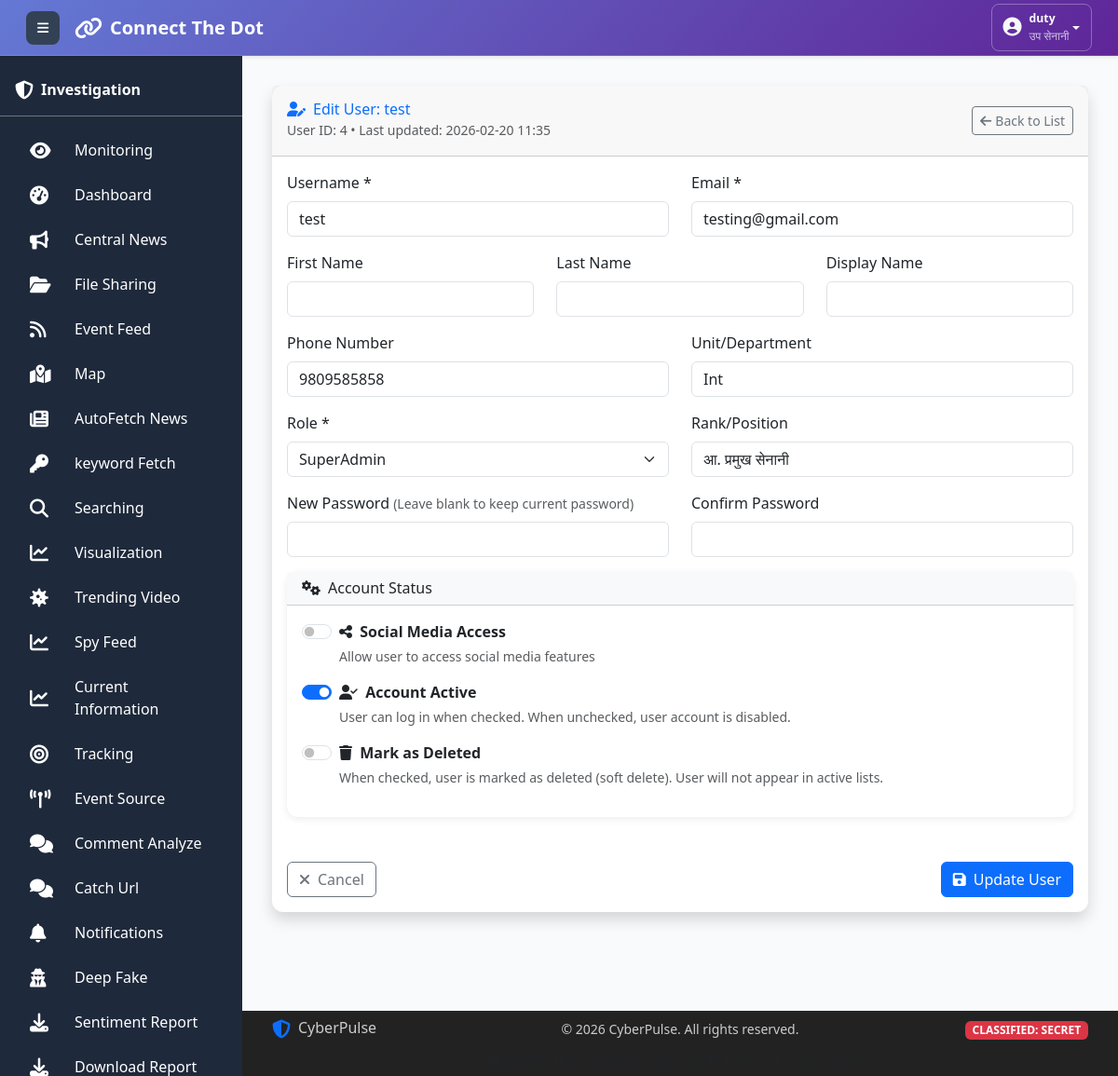
Page /users-4-edit/ (signed in) on the committed database.
### collect/models.py (models this page shows, shortened)
class User(AbstractUser):
    ROLE_CHOICES = [
        ('User', 'User'),
        ('CyberUser', 'CyberUser'),
        ('Admin', 'Admin'),
        ('SuperAdmin', 'SuperAdmin'),
    ]
    name = models.CharField(max_length=15, blank=True, null=True)
    email = models.EmailField(unique=True)
    phone = models.CharField(max_length=15, blank=True, null=True)
    unit = models.CharField(max_length=100, blank=True, null=True)
    role = models.CharField(
        max_length=20,
        choices=ROLE_CHOICES,
        default='User',
        help_text="User's functional role in the system"
    )
    rank = models.CharField(max_length=50, blank=True, null=True)
    social_media = models.BooleanField(
        default=False,
        help_text="Access to social media features"
    )
    created_at = models.DateTimeField(
        auto_now_add=True,
        help_text="Date when user was created"
    )
    updated_at = models.DateTimeField(
        auto_now=True,
        help_text="Date when user was last updated"
    )
    is_void = models.BooleanField(
        default=False,
    )

### collect/views.py (the view, shortened to what this page needs)
# urls.py: path('users-<int:user_id>-edit/', views.edit_user, name='edit_user'),
@login_required
def edit_user(request, user_id):
    if not check_access(request):
        return redirect('logout')  # Create this view
    """Edit user information"""
    if request.user.role not in ['SuperAdmin', 'Admin']:
        messages.error(request, "You don't have permission to edit users.")
        return redirect('user_list')
    user = get_object_or_404(User, id=user_id)
    if user.id == request.user.id and request.user.role != 'SuperAdmin':
        messages.warning(request, "You cannot edit your own role/status. Contact SuperAdmin.")
        return redirect('user_list')
    role_choices = User.ROLE_CHOICES
    context = {
        'user': user,
        'role_choices': role_choices,
    }
    return render(request, 'edit_user.html', context)

### templates/edit_user.html (shortened to what this page needs)
{% extends "base.html" %}
{% block content %}
<div class="container-fluid py-4">
    <div class="card shadow">
        <div class="card-header py-3 d-flex justify-content-between align-items-center">
            <div>
                <h6 class="m-0 font-weight-bold text-primary">
                    <i class="fas fa-user-edit me-2"></i>Edit User: {{ user.username }}
                </h6>
                <small class="text-muted">User ID: {{ user.id }} • Last updated: {{ user.updated_at|date:"Y-m-d H:i" }}</small>
            </div>
            <div>
                <a href="{% url 'user_list' %}" class="btn btn-outline-secondary btn-sm">
                    <i class="fas fa-arrow-left me-1"></i>Back to List
                </a>
            </div>
        </div>
        <div class="card-body">
            <form method="post" class="needs-validation" novalidate>
                <div class="row">
                    <div class="col-md-6 mb-3">
                        <label for="username" class="form-label">Username *</label>
                        <input type="text"
                               class="form-control"
                               id="username"
                               name="username"
                               value="{{ user.username }}"
                               required>
                    </div>
                    <div class="col-md-6 mb-3">
                        <label for="email" class="form-label">Email *</label>
                        <input type="email"
                               class="form-control"
                               id="email"
                               name="email"
                               value="{{ user.email }}"
                               required>
                    </div>
                    <div class="col-md-4 mb-3">
                        <label for="first_name" class="form-label">First Name</label>
                        <input type="text"
                               class="form-control"
                               id="first_name"
                               name="first_name"
                               value="{{ user.first_name|default:'' }}">
                    </div>
                    <div class="col-md-4 mb-3">
                        <label for="last_name" class="form-label">Last Name</label>
                        <input type="text"
                               class="form-control"
                               id="last_name"
                               name="last_name"
                               value="{{ user.last_name|default:'' }}">
                    </div>
                    <div class="col-md-4 mb-3">
                        <label for="name" class="form-label">Display Name</label>
                        <input type="text"
                               class="form-control"
                               id="name"
                               name="name"
                               value="{{ user.name|default:'' }}"
                               maxlength="15">
                    </div>
                    <div class="col-md-6 mb-3">
                        <label for="phone" class="form-label">Phone Number</label>
                        <input type="text"
                               class="form-control"
                               id="phone"
                               name="phone"
                               value="{{ user.phone|default:'' }}">
                    </div>
                    <div class="col-md-6 mb-3">
                        <label for="unit" class="form-label">Unit/Department</label>
                        <input type="text"
                               class="form-control"
                               id="unit"
                               name="unit"
                               value="{{ user.unit|default:'' }}">
                    </div>
                    <div class="col-md-6 mb-3">
                        <label for="role" class="form-label">Role *</label>
                        <select class="form-select" id="role" name="role" required>
                            {% for value, label in role_choices %}
                            <option value="{{ value }}"
                                    {% if user.role == value %}selected{% endif %}>
                                {{ label }}
                            </option>
                            {% endfor %}
                        </select>
                    </div>
                    <div class="col-md-6 mb-3">
                        <label for="rank" class="form-label">Rank/Position</label>
                        <input type="text"
                               class="form-control"
                               id="rank"
                               name="rank"
                               value="{{ user.rank|default:'' }}">
                    </div>
                    <div class="col-md-6 mb-3">
                        <label for="password" class="form-label">
                            New Password
                            <small class="text-muted">(Leave blank to keep current password)</small>
                        </label>
                        <input type="password"
                               class="form-control"
                               id="password"
                               name="password">
                    </div>
                    <div class="col-md-6 mb-3">
                        <label for="confirm_password" class="form-label">Confirm Password</label>
                        <input type="password"
                               class="form-control"
                               id="confirm_password"
                               name="confirm_password">
                    </div>
                    <div class="col-md-12">
                        <div class="card mb-4">
                            <div class="card-header bg-light">
                                <h6 class="mb-0"><i class="fas fa-cogs me-2"></i>Account Status</h6>
                            </div>
                            <div class="card-body">
                                <div class="mb-3">
                                    <div class="form-check form-switch">
                                        <input class="form-check-input"
                                               type="checkbox"
                                               role="switch"
                                               id="social_media"
                                               name="social_media"
                                               {% if user.social_media %}checked{% endif %}>
                                        <label class="form-check-label fw-bold" for="social_media">
                                            <i class="fas fa-share-alt me-1"></i> Social Media Access
                                        </label>
                                        <div class="form-text">
                                            Allow user to access social media features
                                        </div>
                                    </div>
                                </div>
                                <div class="mb-3">
                                    <div class="form-check form-switch">
                                        <input class="form-check-input"
                                               type="checkbox"
                                               role="switch"
                                               id="is_active"
                                               name="is_active"
                                               {% if user.is_active %}checked{% endif %}>
                                        <label class="form-check-label fw-bold" for="is_active">
                                            <i class="fas fa-user-check me-1"></i> Account Active
                                        </label>
                                        <div class="form-text">
                                            User can log in when checked. When unchecked, user account is disabled.
                                        </div>
                                    </div>
                                </div>
                                {% if request.user.role == 'SuperAdmin' %}
                                <div class="mb-3">
                                    <div class="form-check form-switch">
                                        <input class="form-check-input"
                                               type="checkbox"
                                               role="switch"
                                               id="is_void"
                                               name="is_void"
                                               {% if user.id == request.user.id %}disabled{% endif %}>
                                        <label class="form-check-label fw-bold" for="is_void">
                                            <i class="fas fa-trash me-1"></i> Mark as Deleted
                                        </label>
                                        <div class="form-text">
                                            {% if user.id == request.user.id %}
                                            <span class="text-danger">You cannot mark yourself as deleted</span>
                                            {% else %}
                                            When checked, user is marked as deleted (soft delete). User will not appear in active lists.
                                            {% endif %}
                                        </div>
                                    </div>
                                </div>
                                {% endif %}
                            </div>
                        </div>
                    </div>
                </div>
                <div class="d-flex justify-content-between mt-4">
                    <a href="{% url 'user_list' %}" class="btn btn-outline-secondary">
                        <i class="fas fa-times me-2"></i>Cancel
                    </a>
                    <button type="submit" class="btn btn-primary">
                        <i class="fas fa-save me-2"></i>Update User
                    </button>
                </div>
            </form>
        </div>
    </div>
</div>
{% endblock %}

### templates/base.html (shortened to what this page needs)
<!DOCTYPE html>
<html lang="en">
<head>
  <link href="../static/css/bootstrap.min.css" rel="stylesheet">
  <link href="../static/css/all.min.css" rel="stylesheet">
</head>
<body>
<nav class="main-navbar navbar navbar-expand navbar-dark bg-gradient-primary px-3 py-2 shadow-sm">
  <div class="container-fluid">
    <div class="d-flex align-items-center">
      <button class="sidebar-toggle btn btn-light btn-sm me-3" id="sidebarToggle">
        <i class="fas fa-bars"></i>
      </button>
      <a class="navbar-brand d-flex align-items-center fw-bold text-white text-decoration-none" href="{% url 'dashboard' %}">
        <i class="fas fa-link me-2 fs-4"></i>
        <span class="fs-5">Connect The Dot</span>
      </a>
    </div>
    <div class="navbar-nav ms-auto">
      <div class="nav-item dropdown">
        <button class="btn btn-outline-light btn-sm dropdown-toggle d-flex align-items-center"
                type="button"
                id="userDropdown"
                data-bs-toggle="dropdown"
                aria-expanded="false">
          <div class="d-flex align-items-center">
            <div class="me-2">
              <i class="fas fa-user-circle fs-5"></i>
            </div>
            <div class="d-none d-md-block text-start">
              <div class="fw-semibold small">{{ request.session.user_username }}</div>
              <div class="x-small opacity-75">{{ request.session.user_rank }}</div>
            </div>
          </div>
        </button>
      </div>
    </div>
  </div>
</nav>
  <aside class="main-sidebar" id="mainSidebar">
    <div class="p-3 pt-4 border-bottom border-secondary">
      <div class="d-flex align-items-center">
        <i class="fas fa-shield-alt fa-lg"></i>
        <span class="sidebar-text ms-2 fw-bold">Investigation</span>
      </div>
    </div>
    {% include 'sidebar_menu.html' %}
  </aside>
  <main class="main-content">
    {% block content %}{% endblock %}
  </main>
  <footer class="fixed-footer">
    <div class="container h-100 d-flex flex-column justify-content-center">
      <div class="row align-items-center">
        <div class="col-md-4 mb-2 mb-md-0">
          <div class="d-flex align-items-center">
            <i class="fas fa-shield-alt fa-lg me-2 text-primary"></i>
            <span class="h6 mb-0">CyberPulse</span>
          </div>
        </div>
        <div class="col-md-4 text-center mb-2 mb-md-0">
          <small>&copy; <span id="current-year"></span> CyberPulse. All rights reserved.</small>
        </div>
        <div class="col-md-4 text-md-end">
          <span class="badge bg-danger small">CLASSIFIED: SECRET</span>
        </div>
      </div>
      <div class="row mt-2">
        <div class="col-12 text-center">
          <small class="text-muted">
            <i class="fas fa-exclamation-triangle me-1"></i>
          </small>
        </div>
      </div>
    </div>
  </footer>
</body>
</html>

### rows in the picture
User: session.user_username "duty", session.user_rank "उप सेनानी"
User: username "test", id "4", updated_at "2026-02-20 11:35", email "testing@gmail.com", phone "9809585858", unit "Int", role "SuperAdmin", rank "आ. प्रमुख सेनानी", is_active "☑"
